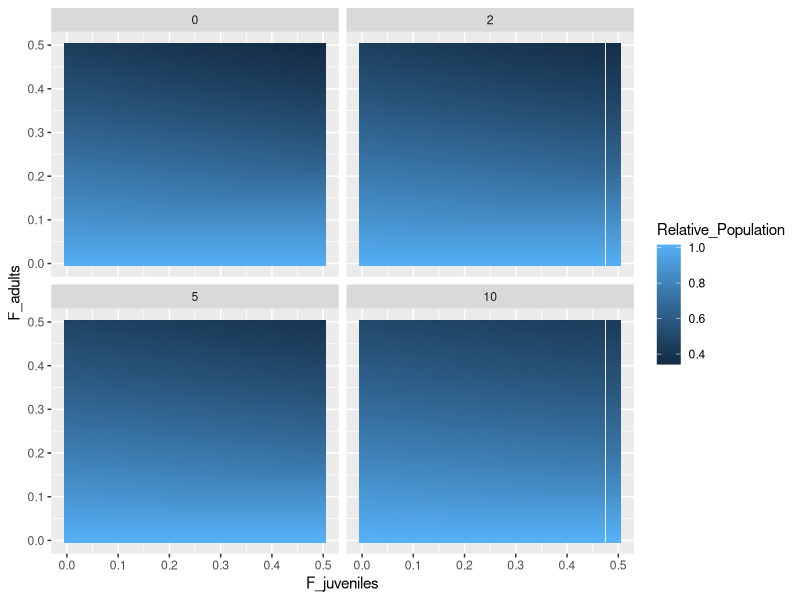
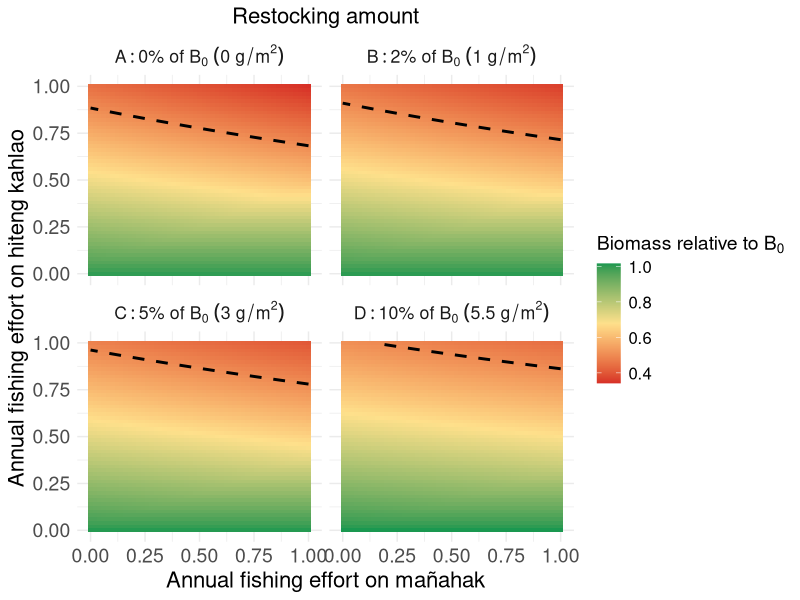
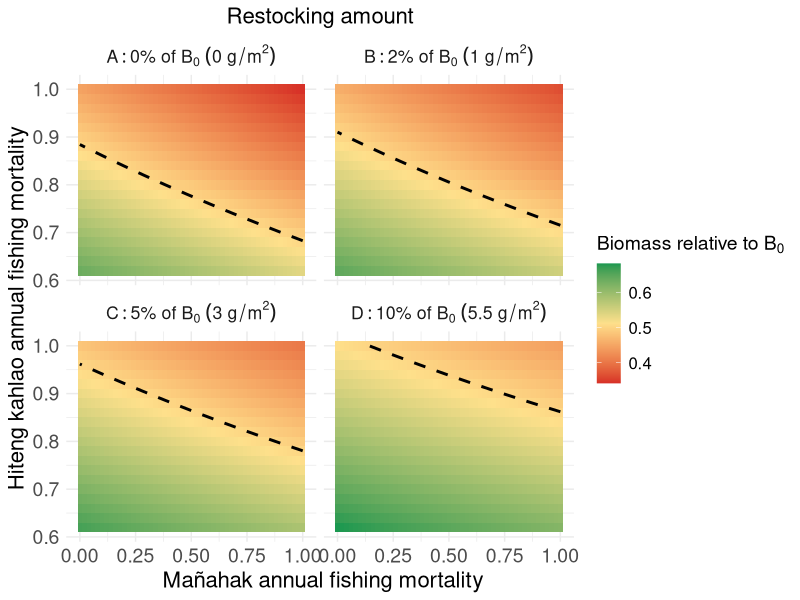

Write R code to recreate these figures, in order.
library(tidyverse)
library(viridis)

# Parameters
juvenile_mortality <- 0.9 / 2
subadult_mortality <- 0.54 / 2
adult_mortality <- 0.33 / 2
juvenile_survival_rate <- 1 - juvenile_mortality
subadult_survival_rate <- 1 - subadult_mortality
adult_survival_rate <-  1 - adult_mortality

juvenile_to_subadult_rate <- 1
subadult_to_adult_rate <- 0.5

reproduction_rate <- 2
reproduction_rate_2 <- 1.5

carrying_capacity <- 68
time_steps <- 200

# Parameter ranges
fishing_effort_values <- seq(0, 0.5, by = 0.01)
restocking_values <- c(0, 1, 3, 5.5) # Restocking scenarios

#Current fishing for burn in
F_current_instantaneous <- 0.09 
F_current_discrete <- (1 - exp(-F_current_instantaneous)) / 2
F_current_discrete

F_current_discrete_juv <- 0.01









run_simulation <- function(F_adults, F_juveniles, restocked_juveniles, burn_in_time = 100) {
  juvenile_population <- 10
  subadult_population <- 10
  adult_population <- 10
  
  # Store population over time
  population_over_time <- numeric(time_steps)
  restocked_dagge_values <- numeric(time_steps)  # To store restocked dagge values
  
  for (t in 1:time_steps) {
    if (t <= burn_in_time) {
      # Burn-in period with zero fishing and zero restocking
      # Try burn in with "current" fishing
      F_adults_current <- F_current_discrete #0
      F_juveniles_current <- F_current_discrete_juv #0
      restocking <- 0
    } else {
      # Post burn-in period with specified fishing and restocking
      F_adults_current <- F_adults
      F_juveniles_current <- F_juveniles
      restocking <- restocked_juveniles
    }
    
    if (t %% 2 == 0) {
      current_reproduction_rate <- reproduction_rate
    } else {
      current_reproduction_rate <- reproduction_rate_2
    }
    
    total_population <- juvenile_population + subadult_population + adult_population
    new_juveniles <- adult_population * current_reproduction_rate * (1 - total_population / carrying_capacity)
    surviving_juveniles <- juvenile_population * juvenile_survival_rate * (1 - F_juveniles_current)
    new_subadults <- juvenile_population * juvenile_to_subadult_rate
    surviving_subadults <- subadult_population * subadult_survival_rate
    new_adults <- subadult_population * subadult_to_adult_rate
    surviving_adults <- adult_population * adult_survival_rate * (1 - F_adults_current)
    
    if (t %% 2 == 0) {
      juvenile_population <- max(0, new_juveniles + surviving_juveniles - new_subadults - restocking)
      restocked_dagge <- restocking + (2.35 * (1 - restocking / carrying_capacity))
      
      restocked_dagge_values[t] <- restocked_dagge  # Store restocked dagge value
      subadult_population <- max(0, new_subadults + surviving_subadults - new_adults + restocked_dagge)
    } else {
      juvenile_population <- max(0, new_juveniles + surviving_juveniles - new_subadults)
      subadult_population <- max(0, new_subadults + surviving_subadults - new_adults)
    }
    
    adult_population <- max(0, new_adults + surviving_adults)
    
    # Store total population at each timestep
    total_population <- juvenile_population + subadult_population + adult_population
    population_over_time[t] <- total_population 

  }
  
  # Calculate the average restocked dagge for the last 20 timesteps
  # Return the average of the last 20 timesteps and the average restocked dagge
  return(list(
    avg_population_last_20 = mean(population_over_time[(time_steps - 19):time_steps]),
    avg_restocked_dagge_last_20 = mean(restocked_dagge_values[(time_steps - 19):time_steps])
  ))
}











# Sensitivity analysis loop with burn-in period
all_results <- data.frame()

for (restocked_juveniles in restocking_values) {
  # Create a dataframe to store results for this restocking value
  sensitivity_results <- expand.grid(
    F_adults = fishing_effort_values,
    F_juveniles = fishing_effort_values
  ) %>%
    mutate(
      Avg_Total_Population = 0,
      Avg_Restocked_Dagge = 0  # New column for average restocked dagge
    )
  
  # Reference population with zero fishing effort
  reference_population <- run_simulation(
    F_adults = 0,
    F_juveniles = 0,
    restocked_juveniles = 0,
    burn_in_time = 100
  )
  
  # Sensitivity analysis loop
  for (i in seq_len(nrow(sensitivity_results))) {
    sim_result <- run_simulation(
      F_adults = sensitivity_results$F_adults[i],
      F_juveniles = sensitivity_results$F_juveniles[i],
      restocked_juveniles = restocked_juveniles,
      burn_in_time = 100
    )
    
    sensitivity_results$Avg_Total_Population[i] <- sim_result$avg_population_last_20
    sensitivity_results$Avg_Restocked_Dagge[i] <- sim_result$avg_restocked_dagge_last_20*2  #times 2 because it averages it with 0 in the 6 months when there is no restocking
  }
  
  # Normalize by the reference population and calculate restocking as a percentage
  sensitivity_results <- sensitivity_results %>%
    mutate(
      Relative_Population = Avg_Total_Population / reference_population$avg_population_last_20,
      Restocking_Percent = round((restocked_juveniles / reference_population$avg_population_last_20) * 100, 0) # Convert to percentage
    )
  
  # Combine results for all restocking values
  all_results <- bind_rows(all_results, sensitivity_results)
}

ggplot(all_results, aes(x = F_juveniles, y = F_adults, fill = Relative_Population)) +
  geom_tile() +
  facet_wrap(~Restocking_Percent)


# Set Restocking_Percent as a factor with the desired order
#all_results$Restocking_Percent <- factor(all_results$Restocking_Percent, 
 #                                        levels = c(0, 2, 5, 10))

all_results$Restocking_Label <- dplyr::case_when(
  all_results$Restocking_Percent == 0 ~ "A: 0*'%'~of~B[0]~(0~g/m^2)",
  all_results$Restocking_Percent == 2 ~ "B: 2*'%'~of~B[0]~(1~g/m^2)",
  all_results$Restocking_Percent == 5 ~ "C: 5*'%'~of~B[0]~(3~g/m^2)",
  all_results$Restocking_Percent == 10 ~ "D: 10*'%'~of~B[0]~(5.5~g/m^2)"
)

# Convert Restocking_Label to a factor and ensure its order aligns with Restocking_Percent
all_results$Restocking_Label <- factor(all_results$Restocking_Label,
                                       levels = c("A: 0*'%'~of~B[0]~(0~g/m^2)", 
                                                  "B: 2*'%'~of~B[0]~(1~g/m^2)", 
                                                  "C: 5*'%'~of~B[0]~(3~g/m^2)",
                                                  "D: 10*'%'~of~B[0]~(5.5~g/m^2)"))



ggplot(all_results, aes(x = F_juveniles*2, y = F_adults*2, fill = Relative_Population)) +
  geom_tile() +
  geom_contour(
    aes(z = Relative_Population), 
    breaks = 0.5, 
    color = "black", 
    linetype = "dashed", 
    linewidth = 1
  ) +
  facet_wrap(~Restocking_Label, labeller = label_parsed) +
  scale_fill_gradientn(
    colors = c("#d73027", "#fee08b", "#1a9850"),
    name = bquote("Biomass relative to"~B[0])
  ) +
  labs(
    x = "Annual fishing effort on mañahak",
    y = "Annual fishing effort on hiteng kahlao",
    title = "Restocking amount"
  ) +
  theme_minimal() +
  theme(
    text = element_text(size = 16),
    plot.title = element_text(size = 16, hjust = 0.5),
    axis.title = element_text(size = 16),
    axis.text = element_text(size = 14),
    legend.title = element_text(size = 14),
    legend.text = element_text(size = 12)
  )


#Zooming in

figure4<-ggplot(all_results %>% filter(F_adults > 0.3), aes(x = F_juveniles*2, y = F_adults*2, fill = Relative_Population)) +
  geom_tile() +
  geom_contour(
    aes(z = Relative_Population), 
    breaks = 0.5, 
    color = "black", 
    linetype = "dashed", 
    linewidth = 1
  ) +
  facet_wrap(~Restocking_Label, labeller = label_parsed) +
  scale_fill_gradientn(
    colors = c("#d73027", "#fee08b", "#1a9850"),
    name = bquote("Biomass relative to"~B[0])
  ) +
  labs(
    x = " Mañahak annual fishing mortality",
    y = "Hiteng kahlao annual fishing mortality",
    title = "Restocking amount"
  ) +
  theme_minimal() +
  theme(
    text = element_text(size = 16),
    plot.title = element_text(size = 16, hjust = 0.5),
    axis.title = element_text(size = 16),
    axis.text = element_text(size = 14),
    legend.title = element_text(size = 14),
    legend.text = element_text(size = 12)
  )


ggsave("~/Desktop/Fig4_Heatmap.png", figure4, width=10, height=8, bg="transparent")




#trying a different version of the figure


# Filter to avoid zeroes that might confuse contouring
#contour_data <- all_results %>% 
#  filter(Relative_Population >= 0.01)

#figure3_alt <- ggplot(contour_data, aes(x = F_juveniles * 2, y = F_adults * 2)) +
#  geom_contour(
#    aes(z = Relative_Population, color = factor(Restocking_Percent), group = Restocking_Percent),
#    breaks = c(0.5),  # or use more like: breaks = c(0.25, 0.5, 0.75)
#    linewidth = 1
#  ) +
#  scale_color_viridis_d(name = bquote("Restocking ("~"% B"["0"]~")")) +
#  labs(
#    x = "Mañahak annual fishing mortality",
#    y = "Hiteng kahlao annual fishing mortality",
#    title = bquote("Maximum fishing mortality that sustains 50%"~B[0])
#  ) +
#  theme_minimal() +
#  theme(
#    text = element_text(size = 16),
#    plot.title = element_text(size = 16, hjust = 0.5),
#    axis.title = element_text(size = 16),
#    axis.text = element_text(size = 14),
#    legend.title = element_text(size = 14),
#    legend.text = element_text(size = 12)
#  )

#ggsave("~/Desktop/rabbitfish_figure3_alt.png", figure3_alt, width=7, height=6, bg="transparent")
